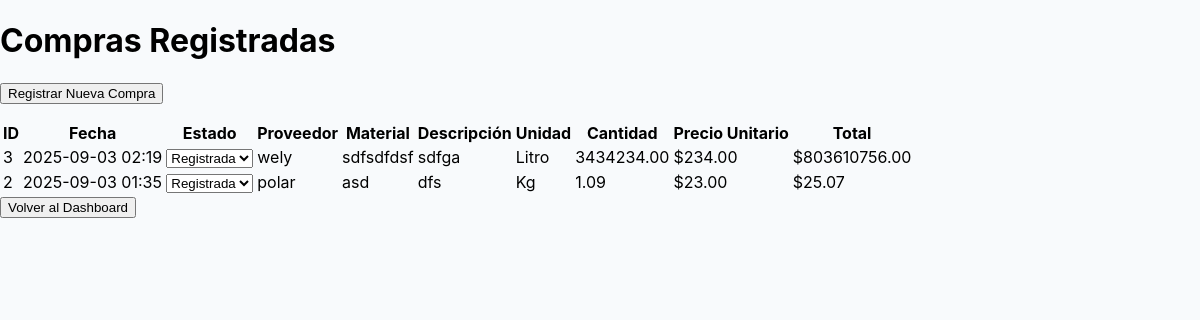
Before: /compras/registradas/ with the older database file.
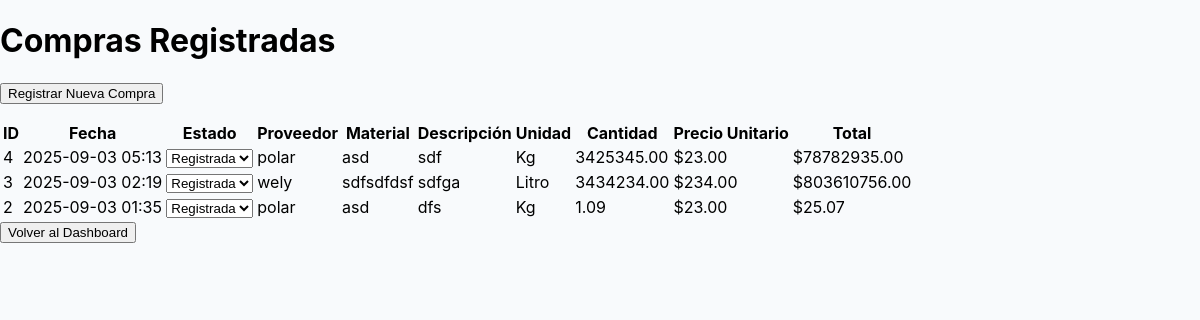
After: the same page with the newer database file.
### compras/models.py (models this page shows, shortened)
class Compra(models.Model):
    ESTADO_CHOICES = [
        ('registrada', 'Registrada'),
        ('procesada', 'Procesada'),
        ('finalizada', 'Finalizada'),
        ('cancelada', 'Cancelada'),
    ]
    fecha = models.DateTimeField(auto_now_add=True)
    estado = models.CharField(max_length=12, choices=ESTADO_CHOICES, default='registrada')

class CompraPorProveedor(models.Model):
    compra = models.ForeignKey(Compra, on_delete=models.CASCADE, related_name='detalles')
    proveedor = models.ForeignKey('Proveedores', on_delete=models.CASCADE)
    material = models.ForeignKey('Material', on_delete=models.CASCADE)
    descripcion = models.CharField(max_length=255)
    unidad = models.CharField(max_length=10, choices=UNIDAD_CHOICES)
    cantidad = models.DecimalField(max_digits=10, decimal_places=2)
    precio_unitario = models.DecimalField(max_digits=12, decimal_places=2)
    total = models.DecimalField(max_digits=14, decimal_places=2, blank=True)

class Proveedores(models.Model):
    name = models.CharField(max_length=100)
    service_or_product = models.CharField(max_length=100)
    categorie = models.CharField(max_length=100)
    contact = models.CharField(max_length=100)
    countries = models.ManyToManyField(Paises)
    sucursal = models.CharField(max_length=100)
    materiales = models.ManyToManyField(Material, through='ProveedorMaterial')

class Material(models.Model):
    nombre = models.CharField(max_length=100)

### compras/views.py (the view, shortened to what this page needs)
# urls.py: path('compras/registradas/', compras_registradas_view, name='compras_registradas'),
def compras_registradas_view(request):
    from .models import Compra
    compras = Compra.objects.all().order_by('-fecha')
    return render(request, 'compras_registradas.html', {'compras': compras})

### compras/templates/compras_registradas.html (shortened to what this page needs)
{% load static %}
<!DOCTYPE html>
<html lang="es">
<head>
    <link rel="stylesheet" href="{% static 'styles/styles_compras.css' %}">
</head>
<body>
    <div class="container">
        <h1>Compras Registradas</h1>
    <button onclick="window.location.href='{% url 'registrar_compra' %}'" style="margin-bottom: 16px;">Registrar Nueva Compra</button>
    <table>
            <thead>
                <tr>
                    <th>ID</th>
                    <th>Fecha</th>
                    <th>Estado</th>
                    <th>Proveedor</th>
                    <th>Material</th>
                    <th>Descripción</th>
                    <th>Unidad</th>
                    <th>Cantidad</th>
                    <th>Precio Unitario</th>
                    <th>Total</th>
                </tr>
            </thead>
            <tbody>
                {% for compra in compras %}
                    {% for detalle in compra.detalles.all %}
                    <tr>
                        <td>{{ compra.id }}</td>
                        <td>{{ compra.fecha|date:"Y-m-d H:i" }}</td>
                        <td>
                            <form method="post" action="" style="display:inline;">
                                <select name="nuevo_estado" onchange="this.form.submit()">
                                    {% for key, value in compra.ESTADO_CHOICES %}
                                        <option value="{{ key }}" {% if compra.estado == key %}selected{% endif %}>{{ value }}</option>
                                    {% endfor %}
                                </select>
                            </form>
                        </td>
                        <td>{{ detalle.proveedor.name }}</td>
                        <td>{{ detalle.material.nombre }}</td>
                        <td>{{ detalle.descripcion }}</td>
                        <td>{{ detalle.get_unidad_display }}</td>
                        <td>{{ detalle.cantidad }}</td>
                        <td>${{ detalle.precio_unitario }}</td>
                        <td>${{ detalle.total }}</td>
                    </tr>
                    {% endfor %}
                {% empty %}
                    <tr><td colspan="10">No hay compras registradas.</td></tr>
                {% endfor %}
            </tbody>
        </table>
        <button onclick="window.location.href='/'">Volver al Dashboard</button>
    </div>
</body>
</html>

### compras/static/styles/styles_compras.css (style rules this page uses)
body { font-family: 'Inter', 'Segoe UI', Tahoma, Geneva, Verdana, sans-serif; margin: 0; padding: 0; background: #f8fafc; min-height: 100vh; }

Changed rows visible on the page:
added Compra: id "4", fecha "2025-09-03 05:13"
added CompraPorProveedor: nuevo_estado "Registrada", proveedor.name "polar", material.nombre "asd", descripcion "sdf", unidad "Kg", cantidad "3425345.00", precio_unitario "23.00", total "78782935.00"
